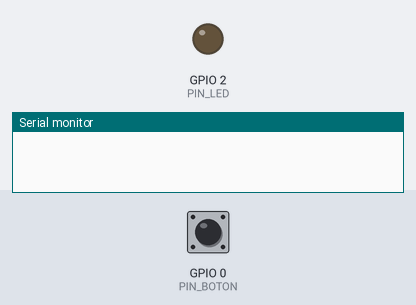
The sketch below on a simulated ESP32. On the bench: output pins drawn as LEDs (lit = HIGH), the last lines printed to the serial monitor. The test bench sets the inputs (shaded band); at power-on: GPIO 0 (PIN_BOTON) HIGH.

Above: at 1.2 s.
1.3 s: GPIO 0 (PIN_BOTON) pulled LOW for 0.15 s
At 2.3 s:
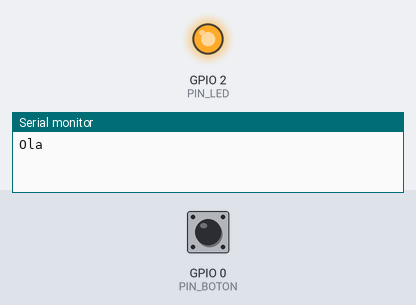
4.4 s: GPIO 0 (PIN_BOTON) pulled LOW for 1 s
At 7.4 s:
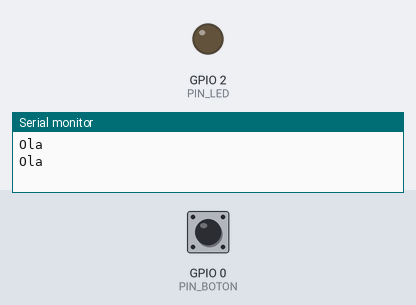
7.9 s: GPIO 0 (PIN_BOTON) pulled LOW for 3.2 s
At 8.5 s:
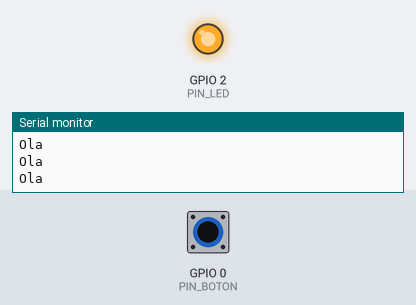
Timing chart, 0 to 11.4 s (numbered marks = the images above; inputs shaded):
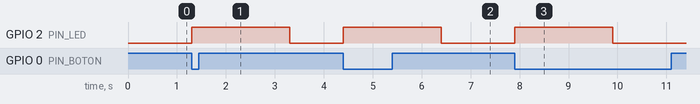

The sketch:

ej1.ino.ino
```cpp
#define PIN_BOTON 0
#define PIN_LED 2

volatile bool botonPresionado = false;
volatile unsigned long tiempoISR = -1;

void IRAM_ATTR handleButtonISR()
{
  botonPresionado = true;
  tiempoISR = millis();
}


void setup()
{
  Serial.begin(9600);
  pinMode(PIN_LED, OUTPUT);
  pinMode(PIN_BOTON, INPUT_PULLUP);
  attachInterrupt(PIN_BOTON,handleButtonISR, FALLING);
}

void loop() {

  unsigned long tiempoLoop = millis();
  if(botonPresionado)
  {
    Serial.println("Ola");
    digitalWrite(PIN_LED,HIGH);
    botonPresionado = false;
  }

  if(!botonPresionado && tiempoLoop>= tiempoISR+2000)
  {
    digitalWrite(PIN_LED,LOW);
    tiempoLoop = tiempoISR;
  }

}
```

Measured:
- after the input at 1.3 s, GPIO 2 (PIN_LED): LOW → HIGH at once, → LOW 2.0 s later
- after the input at 4.4 s, GPIO 2 (PIN_LED): LOW → HIGH at once, → LOW 2.0 s later
- after the input at 7.9 s, GPIO 2 (PIN_LED): LOW → HIGH at once, → LOW 2.0 s later
